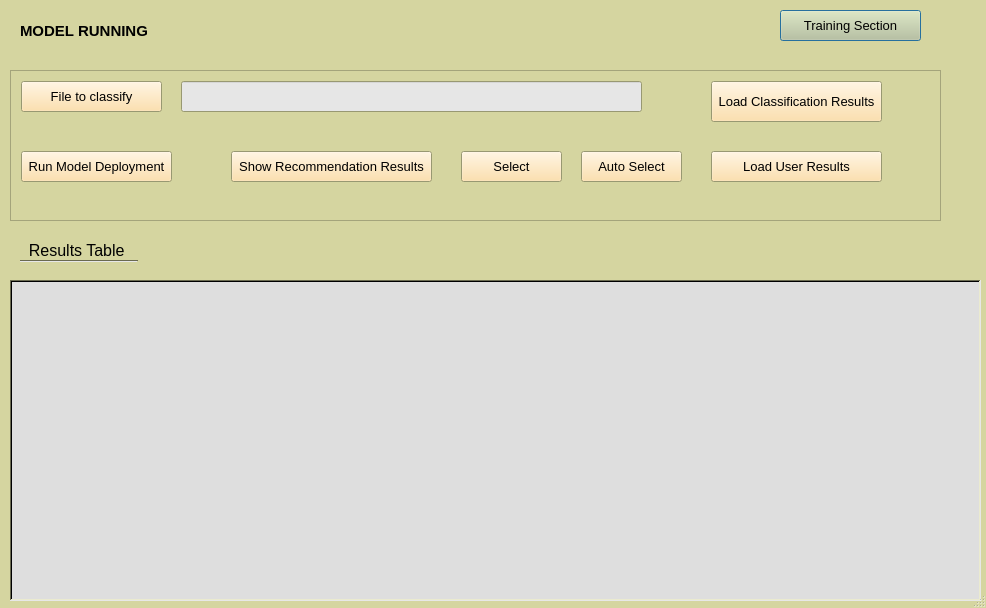
<?xml version="1.0" encoding="UTF-8"?>
<ui version="4.0">
 <class>geocoding2DialogBase</class>
 <widget class="QDialog" name="geocoding2DialogBase">
  <property name="geometry">
   <rect>
    <x>0</x>
    <y>0</y>
    <width>986</width>
    <height>608</height>
   </rect>
  </property>
  <property name="palette">
   <palette>
    <active>
     <colorrole role="WindowText">
      <brush brushstyle="SolidPattern">
       <color alpha="255">
        <red>0</red>
        <green>0</green>
        <blue>0</blue>
       </color>
      </brush>
     </colorrole>
     <colorrole role="Button">
      <brush brushstyle="SolidPattern">
       <color alpha="255">
        <red>200</red>
        <green>200</green>
        <blue>150</blue>
       </color>
      </brush>
     </colorrole>
     <colorrole role="Light">
      <brush brushstyle="SolidPattern">
       <color alpha="255">
        <red>231</red>
        <green>231</green>
        <blue>231</blue>
       </color>
      </brush>
     </colorrole>
     <colorrole role="Midlight">
      <brush brushstyle="SolidPattern">
       <color alpha="255">
        <red>234</red>
        <green>234</green>
        <blue>207</blue>
       </color>
      </brush>
     </colorrole>
     <colorrole role="Dark">
      <brush brushstyle="SolidPattern">
       <color alpha="255">
        <red>106</red>
        <green>106</green>
        <blue>80</blue>
       </color>
      </brush>
     </colorrole>
     <colorrole role="Mid">
      <brush brushstyle="SolidPattern">
       <color alpha="255">
        <red>142</red>
        <green>142</green>
        <blue>107</blue>
       </color>
      </brush>
     </colorrole>
     <colorrole role="Text">
      <brush brushstyle="SolidPattern">
       <color alpha="255">
        <red>0</red>
        <green>0</green>
        <blue>0</blue>
       </color>
      </brush>
     </colorrole>
     <colorrole role="BrightText">
      <brush brushstyle="SolidPattern">
       <color alpha="255">
        <red>255</red>
        <green>255</green>
        <blue>255</blue>
       </color>
      </brush>
     </colorrole>
     <colorrole role="ButtonText">
      <brush brushstyle="SolidPattern">
       <color alpha="255">
        <red>0</red>
        <green>0</green>
        <blue>0</blue>
       </color>
      </brush>
     </colorrole>
     <colorrole role="Base">
      <brush brushstyle="SolidPattern">
       <color alpha="255">
        <red>235</red>
        <green>235</green>
        <blue>235</blue>
       </color>
      </brush>
     </colorrole>
     <colorrole role="Window">
      <brush brushstyle="SolidPattern">
       <color alpha="255">
        <red>213</red>
        <green>213</green>
        <blue>160</blue>
       </color>
      </brush>
     </colorrole>
     <colorrole role="Shadow">
      <brush brushstyle="SolidPattern">
       <color alpha="255">
        <red>0</red>
        <green>0</green>
        <blue>0</blue>
       </color>
      </brush>
     </colorrole>
     <colorrole role="HighlightedText">
      <brush brushstyle="SolidPattern">
       <color alpha="255">
        <red>207</red>
        <green>207</green>
        <blue>155</blue>
       </color>
      </brush>
     </colorrole>
     <colorrole role="AlternateBase">
      <brush brushstyle="SolidPattern">
       <color alpha="255">
        <red>204</red>
        <green>204</green>
        <blue>181</blue>
       </color>
      </brush>
     </colorrole>
     <colorrole role="ToolTipBase">
      <brush brushstyle="SolidPattern">
       <color alpha="255">
        <red>255</red>
        <green>255</green>
        <blue>220</blue>
       </color>
      </brush>
     </colorrole>
     <colorrole role="ToolTipText">
      <brush brushstyle="SolidPattern">
       <color alpha="255">
        <red>0</red>
        <green>0</green>
        <blue>0</blue>
       </color>
      </brush>
     </colorrole>
    </active>
    <inactive>
     <colorrole role="WindowText">
      <brush brushstyle="SolidPattern">
       <color alpha="255">
        <red>0</red>
        <green>0</green>
        <blue>0</blue>
       </color>
      </brush>
     </colorrole>
     <colorrole role="Button">
      <brush brushstyle="SolidPattern">
       <color alpha="255">
        <red>200</red>
        <green>200</green>
        <blue>150</blue>
       </color>
      </brush>
     </colorrole>
     <colorrole role="Light">
      <brush brushstyle="SolidPattern">
       <color alpha="255">
        <red>231</red>
        <green>231</green>
        <blue>231</blue>
       </color>
      </brush>
     </colorrole>
     <colorrole role="Midlight">
      <brush brushstyle="SolidPattern">
       <color alpha="255">
        <red>234</red>
        <green>234</green>
        <blue>207</blue>
       </color>
      </brush>
     </colorrole>
     <colorrole role="Dark">
      <brush brushstyle="SolidPattern">
       <color alpha="255">
        <red>106</red>
        <green>106</green>
        <blue>80</blue>
       </color>
      </brush>
     </colorrole>
     <colorrole role="Mid">
      <brush brushstyle="SolidPattern">
       <color alpha="255">
        <red>142</red>
        <green>142</green>
        <blue>107</blue>
       </color>
      </brush>
     </colorrole>
     <colorrole role="Text">
      <brush brushstyle="SolidPattern">
       <color alpha="255">
        <red>0</red>
        <green>0</green>
        <blue>0</blue>
       </color>
      </brush>
     </colorrole>
     <colorrole role="BrightText">
      <brush brushstyle="SolidPattern">
       <color alpha="255">
        <red>255</red>
        <green>255</green>
        <blue>255</blue>
       </color>
      </brush>
     </colorrole>
     <colorrole role="ButtonText">
      <brush brushstyle="SolidPattern">
       <color alpha="255">
        <red>0</red>
        <green>0</green>
        <blue>0</blue>
       </color>
      </brush>
     </colorrole>
     <colorrole role="Base">
      <brush brushstyle="SolidPattern">
       <color alpha="255">
        <red>235</red>
        <green>235</green>
        <blue>235</blue>
       </color>
      </brush>
     </colorrole>
     <colorrole role="Window">
      <brush brushstyle="SolidPattern">
       <color alpha="255">
        <red>213</red>
        <green>213</green>
        <blue>160</blue>
       </color>
      </brush>
     </colorrole>
     <colorrole role="Shadow">
      <brush brushstyle="SolidPattern">
       <color alpha="255">
        <red>0</red>
        <green>0</green>
        <blue>0</blue>
       </color>
      </brush>
     </colorrole>
     <colorrole role="HighlightedText">
      <brush brushstyle="SolidPattern">
       <color alpha="255">
        <red>207</red>
        <green>207</green>
        <blue>155</blue>
       </color>
      </brush>
     </colorrole>
     <colorrole role="AlternateBase">
      <brush brushstyle="SolidPattern">
       <color alpha="255">
        <red>204</red>
        <green>204</green>
        <blue>181</blue>
       </color>
      </brush>
     </colorrole>
     <colorrole role="ToolTipBase">
      <brush brushstyle="SolidPattern">
       <color alpha="255">
        <red>255</red>
        <green>255</green>
        <blue>220</blue>
       </color>
      </brush>
     </colorrole>
     <colorrole role="ToolTipText">
      <brush brushstyle="SolidPattern">
       <color alpha="255">
        <red>0</red>
        <green>0</green>
        <blue>0</blue>
       </color>
      </brush>
     </colorrole>
    </inactive>
    <disabled>
     <colorrole role="WindowText">
      <brush brushstyle="SolidPattern">
       <color alpha="255">
        <red>106</red>
        <green>106</green>
        <blue>80</blue>
       </color>
      </brush>
     </colorrole>
     <colorrole role="Button">
      <brush brushstyle="SolidPattern">
       <color alpha="255">
        <red>200</red>
        <green>200</green>
        <blue>150</blue>
       </color>
      </brush>
     </colorrole>
     <colorrole role="Light">
      <brush brushstyle="SolidPattern">
       <color alpha="255">
        <red>231</red>
        <green>231</green>
        <blue>231</blue>
       </color>
      </brush>
     </colorrole>
     <colorrole role="Midlight">
      <brush brushstyle="SolidPattern">
       <color alpha="255">
        <red>234</red>
        <green>234</green>
        <blue>207</blue>
       </color>
      </brush>
     </colorrole>
     <colorrole role="Dark">
      <brush brushstyle="SolidPattern">
       <color alpha="255">
        <red>106</red>
        <green>106</green>
        <blue>80</blue>
       </color>
      </brush>
     </colorrole>
     <colorrole role="Mid">
      <brush brushstyle="SolidPattern">
       <color alpha="255">
        <red>142</red>
        <green>142</green>
        <blue>107</blue>
       </color>
      </brush>
     </colorrole>
     <colorrole role="Text">
      <brush brushstyle="SolidPattern">
       <color alpha="255">
        <red>106</red>
        <green>106</green>
        <blue>80</blue>
       </color>
      </brush>
     </colorrole>
     <colorrole role="BrightText">
      <brush brushstyle="SolidPattern">
       <color alpha="255">
        <red>255</red>
        <green>255</green>
        <blue>255</blue>
       </color>
      </brush>
     </colorrole>
     <colorrole role="ButtonText">
      <brush brushstyle="SolidPattern">
       <color alpha="255">
        <red>106</red>
        <green>106</green>
        <blue>80</blue>
       </color>
      </brush>
     </colorrole>
     <colorrole role="Base">
      <brush brushstyle="SolidPattern">
       <color alpha="255">
        <red>213</red>
        <green>213</green>
        <blue>160</blue>
       </color>
      </brush>
     </colorrole>
     <colorrole role="Window">
      <brush brushstyle="SolidPattern">
       <color alpha="255">
        <red>213</red>
        <green>213</green>
        <blue>160</blue>
       </color>
      </brush>
     </colorrole>
     <colorrole role="Shadow">
      <brush brushstyle="SolidPattern">
       <color alpha="255">
        <red>0</red>
        <green>0</green>
        <blue>0</blue>
       </color>
      </brush>
     </colorrole>
     <colorrole role="HighlightedText">
      <brush brushstyle="SolidPattern">
       <color alpha="255">
        <red>207</red>
        <green>207</green>
        <blue>155</blue>
       </color>
      </brush>
     </colorrole>
     <colorrole role="AlternateBase">
      <brush brushstyle="SolidPattern">
       <color alpha="255">
        <red>204</red>
        <green>204</green>
        <blue>181</blue>
       </color>
      </brush>
     </colorrole>
     <colorrole role="ToolTipBase">
      <brush brushstyle="SolidPattern">
       <color alpha="255">
        <red>255</red>
        <green>255</green>
        <blue>220</blue>
       </color>
      </brush>
     </colorrole>
     <colorrole role="ToolTipText">
      <brush brushstyle="SolidPattern">
       <color alpha="255">
        <red>0</red>
        <green>0</green>
        <blue>0</blue>
       </color>
      </brush>
     </colorrole>
    </disabled>
   </palette>
  </property>
  <property name="font">
   <font>
    <pointsize>10</pointsize>
   </font>
  </property>
  <property name="windowTitle">
   <string>Geocoding</string>
  </property>
  <property name="windowIcon">
   <iconset>
    <normaloff>Training_Section_icon.png</normaloff>Training_Section_icon.png</iconset>
  </property>
  <property name="sizeGripEnabled">
   <bool>true</bool>
  </property>
  <widget class="QLabel" name="label_2">
   <property name="geometry">
    <rect>
     <x>20</x>
     <y>230</y>
     <width>131</width>
     <height>41</height>
    </rect>
   </property>
   <property name="font">
    <font>
     <pointsize>12</pointsize>
    </font>
   </property>
   <property name="cursor">
    <cursorShape>WhatsThisCursor</cursorShape>
   </property>
   <property name="mouseTracking">
    <bool>true</bool>
   </property>
   <property name="whatsThis">
    <string>&lt;html&gt;&lt;head/&gt;&lt;body&gt;&lt;p&gt;&lt;span style=&quot; font-size:10pt;&quot;&gt;The results after model deployment step are going to be shown in the table field below. The user should choose the right checkbox, then press select, so that the selection takes effect, and then with right click on each address, the map is pointed in each users choice.&lt;/span&gt;&lt;/p&gt;&lt;/body&gt;&lt;/html&gt;</string>
   </property>
   <property name="frameShape">
    <enum>QFrame::NoFrame</enum>
   </property>
   <property name="frameShadow">
    <enum>QFrame::Plain</enum>
   </property>
   <property name="lineWidth">
    <number>1</number>
   </property>
   <property name="midLineWidth">
    <number>1</number>
   </property>
   <property name="text">
    <string>  Results Table</string>
   </property>
   <property name="indent">
    <number>-1</number>
   </property>
  </widget>
  <widget class="QTableWidget" name="tableWidget">
   <property name="geometry">
    <rect>
     <x>10</x>
     <y>280</y>
     <width>971</width>
     <height>321</height>
    </rect>
   </property>
   <property name="palette">
    <palette>
     <active>
      <colorrole role="Base">
       <brush brushstyle="SolidPattern">
        <color alpha="255">
         <red>222</red>
         <green>222</green>
         <blue>222</blue>
        </color>
       </brush>
      </colorrole>
     </active>
     <inactive>
      <colorrole role="Base">
       <brush brushstyle="SolidPattern">
        <color alpha="255">
         <red>222</red>
         <green>222</green>
         <blue>222</blue>
        </color>
       </brush>
      </colorrole>
     </inactive>
     <disabled>
      <colorrole role="Base">
       <brush brushstyle="SolidPattern">
        <color alpha="255">
         <red>213</red>
         <green>213</green>
         <blue>160</blue>
        </color>
       </brush>
      </colorrole>
     </disabled>
    </palette>
   </property>
   <property name="autoFillBackground">
    <bool>false</bool>
   </property>
   <property name="frameShape">
    <enum>QFrame::WinPanel</enum>
   </property>
   <property name="alternatingRowColors">
    <bool>true</bool>
   </property>
   <property name="gridStyle">
    <enum>Qt::SolidLine</enum>
   </property>
   <property name="sortingEnabled">
    <bool>false</bool>
   </property>
   <attribute name="verticalHeaderShowSortIndicator" stdset="0">
    <bool>true</bool>
   </attribute>
  </widget>
  <widget class="QScrollArea" name="scrollArea_2">
   <property name="geometry">
    <rect>
     <x>10</x>
     <y>70</y>
     <width>931</width>
     <height>151</height>
    </rect>
   </property>
   <property name="palette">
    <palette>
     <active>
      <colorrole role="Button">
       <brush brushstyle="SolidPattern">
        <color alpha="255">
         <red>255</red>
         <green>217</green>
         <blue>151</blue>
        </color>
       </brush>
      </colorrole>
     </active>
     <inactive>
      <colorrole role="Button">
       <brush brushstyle="SolidPattern">
        <color alpha="255">
         <red>255</red>
         <green>217</green>
         <blue>151</blue>
        </color>
       </brush>
      </colorrole>
     </inactive>
     <disabled>
      <colorrole role="Button">
       <brush brushstyle="SolidPattern">
        <color alpha="255">
         <red>255</red>
         <green>217</green>
         <blue>151</blue>
        </color>
       </brush>
      </colorrole>
     </disabled>
    </palette>
   </property>
   <property name="widgetResizable">
    <bool>true</bool>
   </property>
   <widget class="QWidget" name="scrollAreaWidgetContents_2">
    <property name="geometry">
     <rect>
      <x>0</x>
      <y>0</y>
      <width>929</width>
      <height>149</height>
     </rect>
    </property>
    <widget class="QPushButton" name="choosepoifilefilebtn">
     <property name="geometry">
      <rect>
       <x>10</x>
       <y>10</y>
       <width>141</width>
       <height>31</height>
      </rect>
     </property>
     <property name="cursor">
      <cursorShape>PointingHandCursor</cursorShape>
     </property>
     <property name="mouseTracking">
      <bool>true</bool>
     </property>
     <property name="whatsThis">
      <string>&lt;html&gt;&lt;head/&gt;&lt;body&gt;&lt;p&gt;Inserts the csv file that is going to be classified,after training the algorithm&lt;/p&gt;&lt;/body&gt;&lt;/html&gt;</string>
     </property>
     <property name="text">
      <string>File to classify</string>
     </property>
    </widget>
    <widget class="QLineEdit" name="choosepoifilefilechoosenfile">
     <property name="geometry">
      <rect>
       <x>170</x>
       <y>10</y>
       <width>461</width>
       <height>31</height>
      </rect>
     </property>
     <property name="palette">
      <palette>
       <active>
        <colorrole role="Base">
         <brush brushstyle="SolidPattern">
          <color alpha="255">
           <red>230</red>
           <green>230</green>
           <blue>230</blue>
          </color>
         </brush>
        </colorrole>
       </active>
       <inactive>
        <colorrole role="Base">
         <brush brushstyle="SolidPattern">
          <color alpha="255">
           <red>230</red>
           <green>230</green>
           <blue>230</blue>
          </color>
         </brush>
        </colorrole>
       </inactive>
       <disabled>
        <colorrole role="Base">
         <brush brushstyle="SolidPattern">
          <color alpha="255">
           <red>213</red>
           <green>213</green>
           <blue>160</blue>
          </color>
         </brush>
        </colorrole>
       </disabled>
      </palette>
     </property>
     <property name="font">
      <font>
       <pointsize>11</pointsize>
      </font>
     </property>
     <property name="cursor">
      <cursorShape>IBeamCursor</cursorShape>
     </property>
     <property name="readOnly">
      <bool>false</bool>
     </property>
     <property name="clearButtonEnabled">
      <bool>true</bool>
     </property>
    </widget>
    <widget class="QPushButton" name="model_deploymentbtn">
     <property name="geometry">
      <rect>
       <x>10</x>
       <y>80</y>
       <width>151</width>
       <height>31</height>
      </rect>
     </property>
     <property name="cursor">
      <cursorShape>PointingHandCursor</cursorShape>
     </property>
     <property name="mouseTracking">
      <bool>true</bool>
     </property>
     <property name="whatsThis">
      <string>&lt;html&gt;&lt;head/&gt;&lt;body&gt;&lt;p&gt;Executes the final step of classification, after training the algorithm&lt;/p&gt;&lt;/body&gt;&lt;/html&gt;</string>
     </property>
     <property name="text">
      <string>Run Model Deployment</string>
     </property>
    </widget>
    <widget class="QPushButton" name="showresultsbtn">
     <property name="geometry">
      <rect>
       <x>220</x>
       <y>80</y>
       <width>201</width>
       <height>31</height>
      </rect>
     </property>
     <property name="cursor">
      <cursorShape>PointingHandCursor</cursorShape>
     </property>
     <property name="mouseTracking">
      <bool>true</bool>
     </property>
     <property name="whatsThis">
      <string>&lt;html&gt;&lt;head/&gt;&lt;body&gt;&lt;p&gt;Shows the results of the Model Deployment execution.The following table area fills with the appropriate results &lt;/p&gt;&lt;/body&gt;&lt;/html&gt;</string>
     </property>
     <property name="text">
      <string>Show Recommendation Results</string>
     </property>
    </widget>
    <widget class="QPushButton" name="myupdatebtn">
     <property name="geometry">
      <rect>
       <x>450</x>
       <y>80</y>
       <width>101</width>
       <height>31</height>
      </rect>
     </property>
     <property name="cursor">
      <cursorShape>PointingHandCursor</cursorShape>
     </property>
     <property name="mouseTracking">
      <bool>true</bool>
     </property>
     <property name="whatsThis">
      <string>&lt;html&gt;&lt;head/&gt;&lt;body&gt;&lt;p&gt;After selecting the desired checkbox from the Results Table, the select button saves the results with the checked items, so they can be loaded as a layer (Load User Results)&lt;/p&gt;&lt;/body&gt;&lt;/html&gt;</string>
     </property>
     <property name="text">
      <string>Select</string>
     </property>
    </widget>
    <widget class="QPushButton" name="load_layer_btn">
     <property name="geometry">
      <rect>
       <x>700</x>
       <y>10</y>
       <width>171</width>
       <height>41</height>
      </rect>
     </property>
     <property name="cursor">
      <cursorShape>PointingHandCursor</cursorShape>
     </property>
     <property name="mouseTracking">
      <bool>true</bool>
     </property>
     <property name="whatsThis">
      <string>&lt;html&gt;&lt;head/&gt;&lt;body&gt;&lt;p&gt;After the Model Deployment execution,it loads the classified results in separate layers.&lt;/p&gt;&lt;/body&gt;&lt;/html&gt;</string>
     </property>
     <property name="text">
      <string>Load Classification Results</string>
     </property>
    </widget>
    <widget class="QPushButton" name="load_user_btn">
     <property name="geometry">
      <rect>
       <x>700</x>
       <y>80</y>
       <width>171</width>
       <height>31</height>
      </rect>
     </property>
     <property name="cursor">
      <cursorShape>PointingHandCursor</cursorShape>
     </property>
     <property name="mouseTracking">
      <bool>true</bool>
     </property>
     <property name="whatsThis">
      <string>&lt;html&gt;&lt;head/&gt;&lt;body&gt;&lt;p&gt;After choosing the desired results from the results table, this button loads user choices as a layer&lt;/p&gt;&lt;/body&gt;&lt;/html&gt;</string>
     </property>
     <property name="text">
      <string>Load User Results</string>
     </property>
    </widget>
    <widget class="QPushButton" name="auto_selectbtn">
     <property name="geometry">
      <rect>
       <x>570</x>
       <y>80</y>
       <width>101</width>
       <height>31</height>
      </rect>
     </property>
     <property name="cursor">
      <cursorShape>PointingHandCursor</cursorShape>
     </property>
     <property name="mouseTracking">
      <bool>true</bool>
     </property>
     <property name="whatsThis">
      <string>&lt;html&gt;&lt;head/&gt;&lt;body&gt;&lt;p&gt;After showing the results in the Results Table, the auto select button automatically checks the maximum result for each road. Afterwards, the user should press select button to store the choices.&lt;/p&gt;&lt;/body&gt;&lt;/html&gt;</string>
     </property>
     <property name="text">
      <string>Auto Select</string>
     </property>
    </widget>
   </widget>
  </widget>
  <widget class="QLabel" name="label_10">
   <property name="geometry">
    <rect>
     <x>20</x>
     <y>20</y>
     <width>141</width>
     <height>21</height>
    </rect>
   </property>
   <property name="font">
    <font>
     <pointsize>11</pointsize>
     <weight>75</weight>
     <bold>true</bold>
    </font>
   </property>
   <property name="text">
    <string>MODEL RUNNING</string>
   </property>
  </widget>
  <widget class="QPushButton" name="TrainingSectionbtn">
   <property name="geometry">
    <rect>
     <x>780</x>
     <y>10</y>
     <width>141</width>
     <height>31</height>
    </rect>
   </property>
   <property name="cursor">
    <cursorShape>PointingHandCursor</cursorShape>
   </property>
   <property name="mouseTracking">
    <bool>true</bool>
   </property>
   <property name="whatsThis">
    <string>&lt;html&gt;&lt;head/&gt;&lt;body&gt;&lt;p&gt;Pops up the training section &lt;/p&gt;&lt;/body&gt;&lt;/html&gt;</string>
   </property>
   <property name="text">
    <string>Training Section</string>
   </property>
   <property name="iconSize">
    <size>
     <width>24</width>
     <height>16</height>
    </size>
   </property>
   <property name="default">
    <bool>true</bool>
   </property>
   <property name="flat">
    <bool>false</bool>
   </property>
  </widget>
  <widget class="Line" name="line">
   <property name="geometry">
    <rect>
     <x>20</x>
     <y>260</y>
     <width>118</width>
     <height>3</height>
    </rect>
   </property>
   <property name="font">
    <font>
     <weight>50</weight>
     <bold>false</bold>
    </font>
   </property>
   <property name="cursor">
    <cursorShape>WhatsThisCursor</cursorShape>
   </property>
   <property name="orientation">
    <enum>Qt::Horizontal</enum>
   </property>
  </widget>
  <zorder>scrollArea_2</zorder>
  <zorder>label_2</zorder>
  <zorder>tableWidget</zorder>
  <zorder>label_10</zorder>
  <zorder>TrainingSectionbtn</zorder>
  <zorder>line</zorder>
 </widget>
 <resources/>
 <connections/>
</ui>
